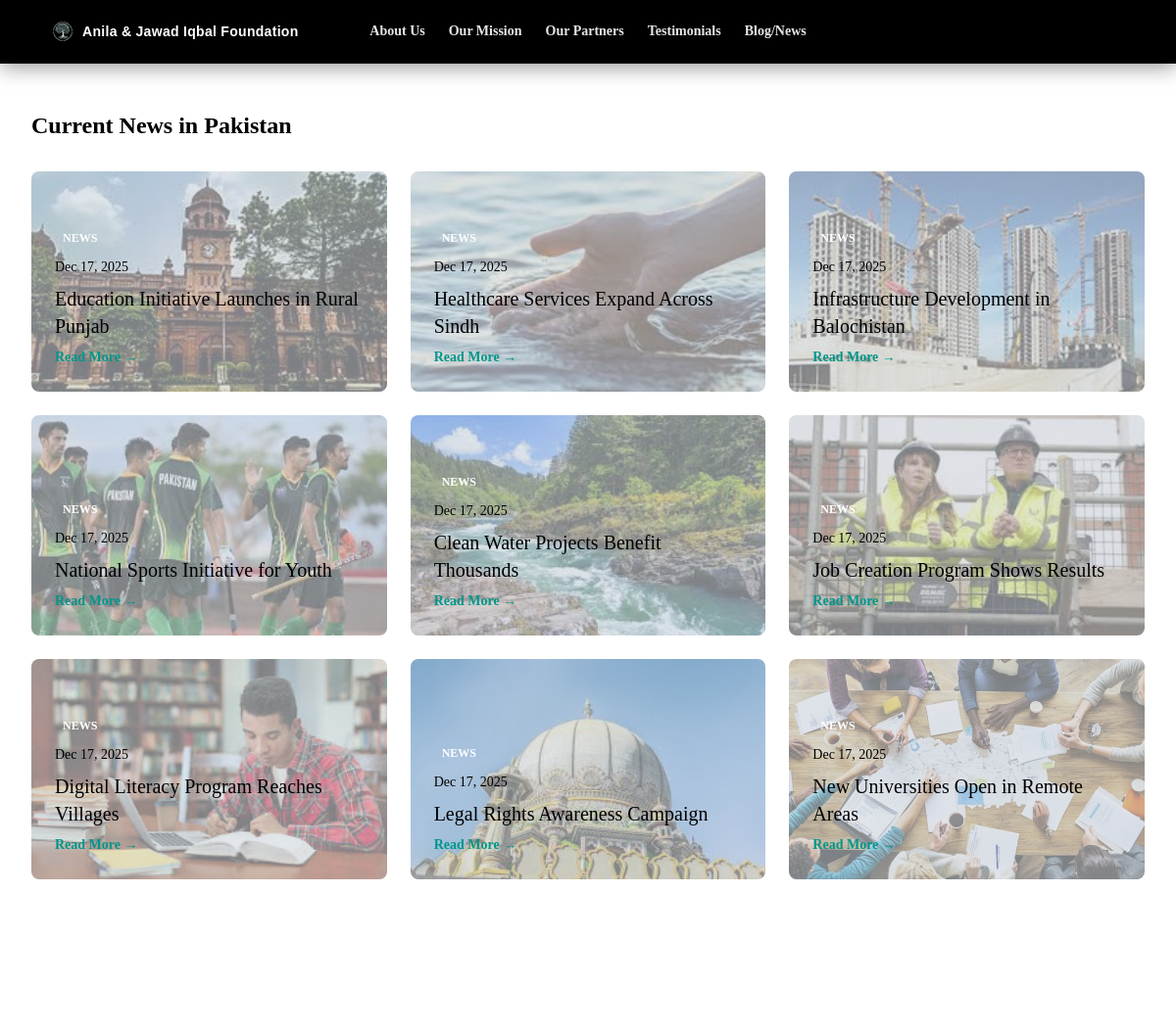
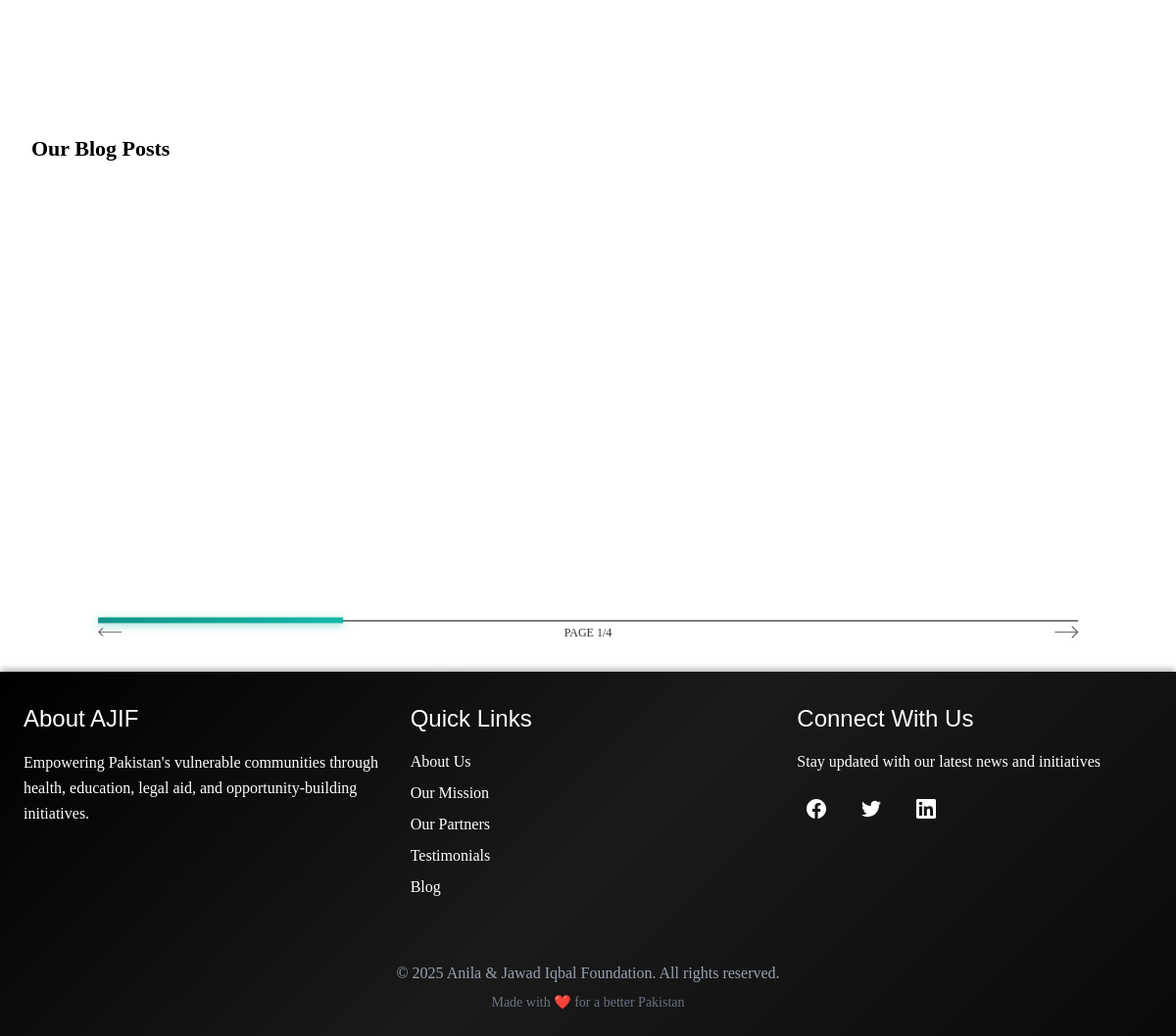
The app's page /blogs/ with its own data (2 pictures, top to bottom).
### main/models.py (models this page shows, shortened)
class BlogPost(models.Model):
    STATUS_CHOICES = [
        ('draft', 'Draft'),
        ('published', 'Published'),
        ('archived', 'Archived'),
    ]
    CATEGORY_CHOICES = [
        ('news', 'News'),
        ('blog', 'Blog'),
        ('event', 'Event'),
        ('update', 'Update'),
        ('impact', 'Impact Story'),
    ]
    title = models.CharField(max_length=200)
    slug = models.SlugField(max_length=200, unique=True, blank=True)
    author = models.ForeignKey(User, on_delete=models.SET_NULL, null=True, related_name='blog_posts')
    category = models.CharField(max_length=20, choices=CATEGORY_CHOICES, default='blog')
    excerpt = models.TextField(max_length=500, blank=True, help_text="Short description for previews")
    content = models.TextField()
    featured_image = models.ImageField(upload_to='blog/', null=True, blank=True)
    meta_title = models.CharField(max_length=200, blank=True)
    meta_description = models.TextField(max_length=300, blank=True)
    status = models.CharField(max_length=20, choices=STATUS_CHOICES, default='draft')
    is_featured = models.BooleanField(default=False, help_text="Display on homepage")
    published_date = models.DateTimeField(null=True, blank=True)
    created_at = models.DateTimeField(auto_now_add=True)
    updated_at = models.DateTimeField(auto_now=True)
    view_count = models.IntegerField(default=0)
    class Meta:
        ordering = ['-published_date', '-created_at']

### main/views.py (the view, shortened to what this page needs)
# urls.py: path('blogs/', views.blogs, name='blogs'),
def blogs(request):
    query = request.GET.get('q', '')
    category = request.GET.get('category', '')
    db_posts = BlogPost.objects.filter(status='published')
    if query:
        db_posts = db_posts.filter(
            Q(title__icontains=query) |
            Q(content__icontains=query) |
            Q(excerpt__icontains=query)
        )
    if category:
        db_posts = db_posts.filter(category=category)
    if db_posts.exists():
        db_blog_posts = db_posts.exclude(category='news')[:10]  # Blog, impact, update, event
        db_news_posts = db_posts.filter(category='news')[:10]  # News only
        blog_images = ['assets/uni.jpg', 'assets/water.jpg', 'assets/construction.jpg', 'assets/hockey.jpg', 'assets/student.jpg', 'assets/river.jpg', 'assets/darbar.jpg', 'assets/labour.jpg', 'assets/mission-preview.jpg']
        news_images = ['assets/uni.jpg', 'assets/water.jpg', 'assets/construction.jpg', 'assets/hockey.jpg', 'assets/river.jpg', 'assets/labour.jpg', 'assets/student.jpg', 'assets/darbar.jpg', 'assets/mission-preview.jpg']
        blog_posts = []
        for idx, post in enumerate(db_blog_posts):
            blog_posts.append({
                'slug': post.slug,
                'image': f'assets/{post.featured_image.name.split("/")[-1]}' if post.featured_image else blog_images[idx % len(blog_images)],
                'title': post.title,
                'category': post.get_category_display(),
                'date': post.created_at.strftime('%b %d, %Y'),
                'excerpt': post.excerpt or post.content[:150] + '...',
            })
        news_posts = []
        for idx, post in enumerate(db_news_posts):
            news_posts.append({
                'slug': post.slug,
                'image': f'assets/{post.featured_image.name.split("/")[-1]}' if post.featured_image else news_images[idx % len(news_images)],
                'title': post.title,
                'category': post.get_category_display(),
                'date': post.created_at.strftime('%b %d, %Y'),
                'excerpt': post.excerpt or post.content[:150] + '...',
            })
    import math
    total_pages = math.ceil(len(blog_posts) / 3)
    context = {
        'blog_posts': blog_posts,
        'news_posts': news_posts,
        'query': query,
        'category': category,
        'total_pages': total_pages,
    }
    return render(request, 'blogs.html', context)

### templates/blogs.html (shortened to what this page needs)
{% load static %}
<!DOCTYPE html>
<html lang="en">
    <head>
        <link rel="stylesheet" href="{% static 'css/output.css' %}">
        <link rel="stylesheet" href="{% static 'assets/fonts/fonts.css' %}">
    </head>
    <body class="font-quattro bg-white text-black overflow-x-hidden">
        <nav class="navbar-gradient text-white sticky top-0 z-50 ">
            <div class="max-w-[1400px] mx-auto px-4 sm:px-6 lg:px-8 xl:px-[78px]">
                <div class="flex items-center justify-between h-14 sm:h-16 md:h-16 lg:h-20 ">
                    <div class="flex items-center">
                        <a href="{% url 'home' %}" class="logo-container flex items-center">
                            <img src="{% static 'assets/logo.png' %}" alt="AJIF Logo" class="logo-img h-8 w-8 sm:h-9 sm:w-9 md:h-10 md:w-10" loading="lazy">
                            <span class="foundation-name font-archivo text-xs sm:text-xs md:text-sm lg:text-sm xl:text-base ml-3">Anila & Jawad Iqbal Foundation</span>
                        </a>
                    </div>
                    <nav class="hidden lg:flex items-center space-x-6 md:space-x-8 lg:space-x-10 xl:space-x-12 absolute left-1/2 transform -translate-x-1/2">
                        <a href="{% url 'about' %}" class="nav-link text-xs md:text-sm lg:text-base xl:text-lg font-semibold tracking-wide">About Us</a>
                        <a href="{% url 'our_mission' %}" class="nav-link text-xs md:text-sm lg:text-base xl:text-lg font-semibold tracking-wide">Our Mission</a>
                        <a href="{% url 'our_partners' %}" class="nav-link text-xs md:text-sm lg:text-base xl:text-lg font-semibold tracking-wide">Our Partners</a>
                        <a href="{% url 'testimonials' %}" class="nav-link text-xs md:text-sm lg:text-base xl:text-lg font-semibold tracking-wide">Testimonials</a>
                        <a href="{% url 'home' %}#blog" class="nav-link text-xs md:text-sm lg:text-base xl:text-lg font-semibold tracking-wide">Blog/News</a>
                    </nav>
            </div>
        </div>
        </nav>
        <div class="bg-white py-12 px-4 sm:px-6 lg:px-8">
            <div class="max-w-7xl mx-auto">
                <h2 class="text-[22px] sm:text-2xl font-semibold text-black leading-tight mb-6 sm:mb-8">Current News in Pakistan</h2>
                <div class="grid grid-cols-1 sm:grid-cols-2 lg:grid-cols-3 gap-4 sm:gap-6">
                    {% for news in news_posts %}
                    <article class="news-card bg-gray-300 relative flex flex-col justify-end h-[180px] sm:h-[225px] cursor-pointer rounded-lg overflow-hidden group" onclick="window.location.href='{% url 'blogpost_detail' news.slug %}'">
                        <img src="{% static news.image %}" alt="{{ news.title }}" class="absolute inset-0 w-full h-full object-cover opacity-40 pointer-events-none">
                        <div class="p-4 sm:p-6 relative z-10">
                            <span class="inline-block px-2 py-1 bg-red-600 text-white text-xs font-semibold rounded mb-2">NEWS</span>
                            <p class="text-xs sm:text-sm mb-1 sm:mb-2 text-black group-hover:text-white transition-colors duration-300">{{ news.date }}</p>
                            <h3 class="text-base sm:text-lg md:text-xl text-black group-hover:text-white line-clamp-2 transition-colors duration-300">{{ news.title }}</h3>
                            <span class="text-teal-600 group-hover:text-teal-300 text-sm mt-2 inline-block font-semibold transition-colors duration-300">Read More →</span>
                        </div>
                    </article>
                    {% endfor %}
                </div>
            </div>
        </div>
        <section id="blog-posts">
            <div class="max-w-[1440px] mx-auto px-8">
                <h2 class="text-[22px] font-semibold text-black leading-tight mb-4">Our Blog Posts</h2>
                <div class="grid grid-cols-1 sm:grid-cols-2 lg:grid-cols-3 gap-6" id="blog-grid">
                </div>
            </div>
        </section>
        <section class="w-full px-4 md:px-8 py-8">
            <div class="relative w-full max-w-[1248px] mx-auto h-10">
                <div class="absolute left-1/2 -translate-x-1/2 top-1/2 -translate-y-1/2 w-[92%] md:w-[88%] relative">
                    <div class="w-full h-px bg-black"></div>
                    <div id="gallery-progress" class="absolute left-0 top-1/2 -translate-y-1/2 h-[6px] bg-black"></div>
                    <button id="gallery-prev" class="absolute left-0 top-1/2 -translate-y-1/2 mt-2 md:mt-3 z-10 cursor-pointer disabled:opacity-40">
                        <img src="{% static 'assets/left-arrow.png' %}" alt="Previous" class="w-5 h-5 md:w-6 md:h-6">
                    </button>
                    <button id="gallery-next" class="absolute right-0 top-1/2 -translate-y-1/2 mt-2 md:mt-3 z-10 cursor-pointer disabled:opacity-40">
                        <img src="{% static 'assets/right-arrow.png' %}" alt="Next" class="w-5 h-5 md:w-6 md:h-6">
                    </button>
                </div>
                <span id="gallery-page" class="absolute left-1/2 -translate-x-1/2 -translate-y-1/2 top-1/2 mt-2 md:mt-3 text-[10px] md:text-xs text-black/80">
                    PAGE <span id="current-page">1</span>/<span id="total-pages">{{ total_pages|default:3 }}</span>
                </span>
            </div>
        </section>
        <footer class="footer-gradient text-white pt-8 sm:pt-10 pb-4 sm:pb-6">
            <div class="max-w-7xl mx-auto px-4 sm:px-6">
                <div class="grid grid-cols-1 md:grid-cols-3 gap-8 mb-8">
                    <div>
                        <h3 class="font-archivo text-2xl mb-4">About AJIF</h3>
                        <p class="text-gray-300 text-base leading-relaxed">Empowering Pakistan's vulnerable communities through health, education, legal aid, and opportunity-building initiatives.</p>
                    </div>
                    <div>
                        <h3 class="font-archivo text-2xl mb-4">Quick Links</h3>
                        <ul class="space-y-2 text-base">
                            <li><a href="{% url 'about' %}" class="footer-link text-gray-300 hover:text-teal-400 transition-colors duration-300">About Us</a></li>
                            <li><a href="{% url 'our_mission' %}" class="footer-link text-gray-300 hover:text-teal-400 transition-colors duration-300">Our Mission</a></li>
                            <li><a href="{% url 'our_partners' %}" class="footer-link text-gray-300 hover:text-teal-400 transition-colors duration-300">Our Partners</a></li>
                            <li><a href="{% url 'testimonials' %}" class="footer-link text-gray-300 hover:text-teal-400 transition-colors duration-300">Testimonials</a></li>
                            <li><a href="{% url 'blogs' %}" class="footer-link text-gray-300 hover:text-teal-400 transition-colors duration-300">Blog</a></li>
                        </ul>
                    </div>
                    <div>
                        <h3 class="font-archivo text-2xl mb-4">Connect With Us</h3>
                        <p class="text-gray-300 text-base mb-4">Stay updated with our latest news and initiatives</p>
                        <div class="flex space-x-4">
                            <a href="#" class="social-icon w-10 h-10 bg-gray-700 hover:bg-blue-600 rounded-full flex items-center justify-center transition-all duration-300 hover:scale-110 hover:-translate-y-1 hover:shadow-lg hover:shadow-blue-600/50 relative overflow-hidden group" aria-label="Facebook">
                            </a>
                            <a href="#" class="social-icon w-10 h-10 bg-gray-700 hover:bg-sky-500 rounded-full flex items-center justify-center transition-all duration-300 hover:scale-110 hover:-translate-y-1 hover:shadow-lg hover:shadow-sky-500/50 relative overflow-hidden group" aria-label="Twitter">
                            </a>
                            <a href="#" class="social-icon w-10 h-10 bg-gray-700 hover:bg-blue-700 rounded-full flex items-center justify-center transition-all duration-300 hover:scale-110 hover:-translate-y-1 hover:shadow-lg hover:shadow-blue-700/50 relative overflow-hidden group" aria-label="LinkedIn">
                            </a>
                        </div>
                    </div>
                </div>
                <div class="border-t border-gray-700 pt-8 text-center">
                    <p class="text-base text-gray-400">&copy; 2025 Anila & Jawad Iqbal Foundation. All rights reserved.</p>
                    <p class="text-sm text-gray-500 mt-2">Made with ❤️ for a better Pakistan</p>
                </div>
            </div>
        </footer>
    </body>
</html>

### templates/blogs.html (style rules this page uses)
.font-archivo { font-family: 'Archivo Black', sans-serif; }
.font-quattro { font-family: 'Quattrocento', serif; }
html { scroll-behavior: smooth; }
.navbar-gradient { background: #000000; box-shadow: 0 4px 20px rgba(0, 0, 0, 0.4); border-bottom: 1px solid rgba(255, 255, 255, 0.05); }
.logo-container { transition: all 0.3s ease; cursor: pointer; padding: 0.5rem 0.75rem; border-radius: 0.5rem; }
.logo-img { transition: transform 0.4s ease; flex-shrink: 0; }
.foundation-name { color: #ffffff; font-weight: 700; letter-spacing: 0.3px; transition: color 0.3s ease; white-space: nowrap; }
.nav-link { position: relative; color: rgba(255, 255, 255, 0.9); transition: color 0.3s ease; padding: 0.5rem 0; }
.nav-link::after { content: ''; position: absolute; bottom: 0; left: 0; width: 0; height: 2px; background: #14b8a6; transition: width 0.3s ease; }
html, body { max-width: 100%; overflow-x: hidden; }
.news-card { transition: all 0.4s cubic-bezier(0.4, 0, 0.2, 1); opacity: 0; transform: translateY(30px); }
.news-card.fade-in { opacity: 1; transform: translateY(0); }
.news-card img { transition: transform 0.6s cubic-bezier(0.4, 0, 0.2, 1); }
.news-card:nth-child(1) { transition-delay: 0.1s; }
.news-card:nth-child(2) { transition-delay: 0.15s; }
.news-card:nth-child(3) { transition-delay: 0.2s; }
#gallery-prev, #gallery-next { transition: all 0.3s ease; opacity: 0.7; }
#gallery-progress { transition: width 0.5s ease; background: linear-gradient(90deg, #0d9488 0%, #14b8a6 100%); box-shadow: 0 2px 8px rgba(20, 184, 166, 0.5); }
.footer-gradient { background: linear-gradient(135deg, #000000 0%, #1a1a1a 50%, #0a0a0a 100%); box-shadow: 0 -4px 6px -1px rgba(0, 0, 0, 0.3); }
.footer-link { position: relative; display: inline-block; }
.footer-link::after { content: ''; position: absolute; width: 0; height: 1px; bottom: -2px; left: 0; background-color: #14b8a6; transition: width 0.3s ease; }

### records on screen
BlogPost: title "Education Initiative Launches in Rural Punjab"
BlogPost: title "Healthcare Services Expand Across Sindh"
BlogPost: title "Infrastructure Development in Balochistan"
BlogPost: title "National Sports Initiative for Youth"
BlogPost: title "Clean Water Projects Benefit Thousands"
BlogPost: title "Job Creation Program Shows Results"
BlogPost: title "Digital Literacy Program Reaches Villages"
BlogPost: title "Legal Rights Awareness Campaign"
BlogPost: title "New Universities Open in Remote Areas"

### other values on screen
{{ news.date }} "Dec 17, 2025" "Dec 17, 2025" "Dec 17, 2025" "Dec 17, 2025" "Dec 17, 2025" "Dec 17, 2025" "Dec 17, 2025" "Dec 17, 2025" "Dec 17, 2025"
{{ total_pages|default:3 }} "4"
